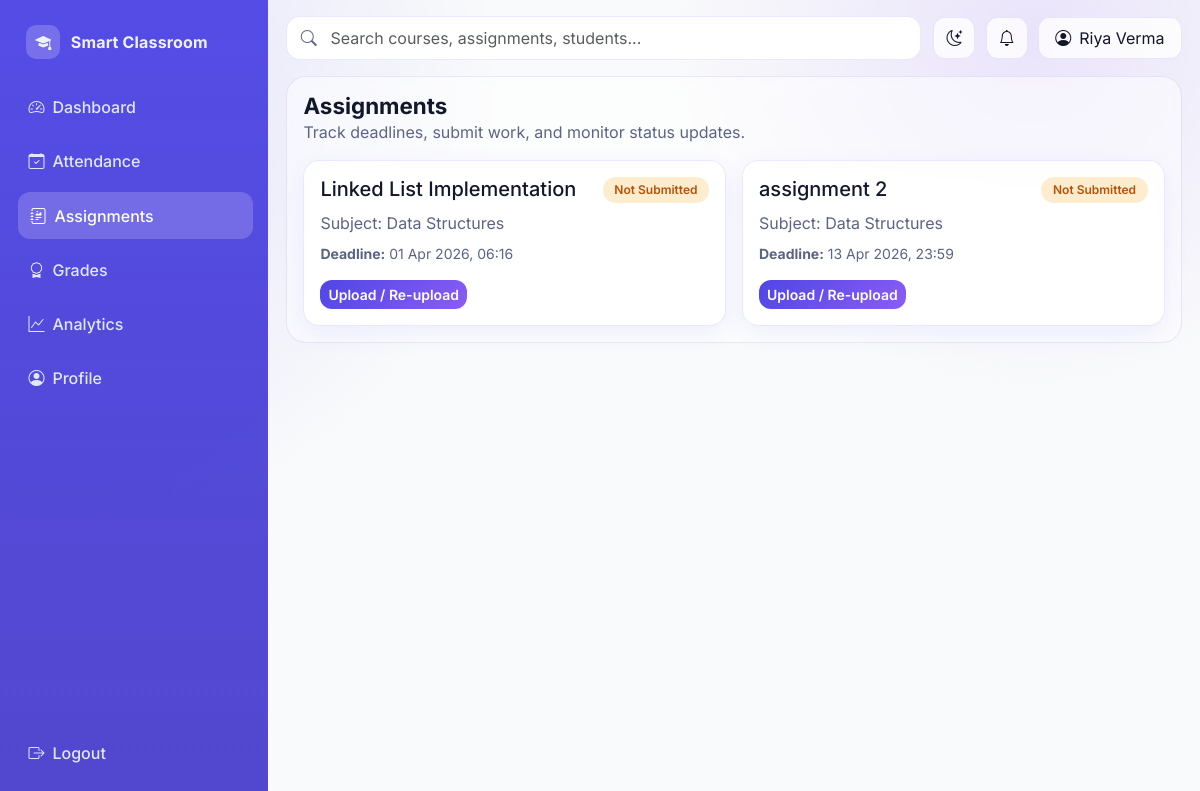
Page /student/assignments (signed in) on the committed database.
### models/__init__.py (models this page shows, shortened)
class User(UserMixin, db.Model):
    id = db.Column(db.Integer, primary_key=True)
    name = db.Column(db.String(120), nullable=False)
    email = db.Column(db.String(120), unique=True, nullable=False, index=True)
    password = db.Column(db.String(255), nullable=False)
    role = db.Column(db.String(20), nullable=False)
    student_profile = db.relationship("StudentProfile", backref="user", uselist=False)
    teacher_profile = db.relationship("TeacherProfile", backref="user", uselist=False)

class Assignment(db.Model):
    id = db.Column(db.Integer, primary_key=True)
    teacher_id = db.Column(db.Integer, db.ForeignKey("teacher_profile.user_id"), nullable=False)
    title = db.Column(db.String(200), nullable=False)
    description = db.Column(db.Text, nullable=False)
    deadline = db.Column(db.DateTime, nullable=False)
    max_marks = db.Column(db.Integer, nullable=False)
    created_at = db.Column(db.DateTime, default=lambda: datetime.now(timezone.utc), nullable=False)
    submissions = db.relationship("Submission", backref="assignment", lazy=True, cascade="all, delete")

class TeacherProfile(db.Model):
    user_id = db.Column(db.Integer, db.ForeignKey("user.id"), primary_key=True)
    subject = db.Column(db.String(100), nullable=False)
    assignments = db.relationship("Assignment", backref="teacher", lazy=True, cascade="all, delete")

### routes/student_routes.py (the view)
@student_bp.route("/assignments", methods=["GET"])
@login_required
@role_required("Student")
def assignments():
    all_assignments = Assignment.query.order_by(Assignment.deadline.asc()).all()
    now = datetime.utcnow()
    submissions = Submission.query.filter_by(student_id=current_user.id).all()
    submission_map = {item.assignment_id: item for item in submissions}
    rows = []
    for assignment in all_assignments:
        submission = submission_map.get(assignment.id)
        status = "Not Submitted"
        if submission:
            status = submission.status
        elif assignment.deadline < now:
            status = "Not Submitted"
        rows.append({"assignment": assignment, "submission": submission, "status": status})
    return render_template("student/assignments.html", rows=rows)

### app.py (called while the page is built)
def create_app():
    app = Flask(__name__)
    app.config.from_object(Config)
    os.makedirs(app.config["UPLOAD_FOLDER"], exist_ok=True)
    db.init_app(app)
    bcrypt.init_app(app)
    login_manager.init_app(app)
    csrf.init_app(app)
    register_blueprints(app)
    @app.context_processor
    def inject_globals():
        return {"app_name": "College Management System"}
    with app.app_context():
        db.create_all()
    return app

### models/__init__.py (called while the page is built)
@login_manager.user_loader
def load_user(user_id):
    return User.query.get(int(user_id))

### templates/student/assignments.html (shortened to what this page needs)
{% extends 'base.html' %} {% block title %} - Student Assignments{% endblock %}
{% block content %}
<section class="page-header">
  <div>
    <h1 class="page-title">Assignments</h1>
    <p class="text-muted-soft mb-0">
      Track deadlines, submit work, and monitor status updates.
    </p>
  </div>
</section>
<div class="row g-3">
  {% for row in rows %}
  <div class="col-lg-6">
    <article class="app-card p-3 h-100">
      <div class="d-flex justify-content-between align-items-start mb-2">
        <h5 class="mb-0">{{ row.assignment.title }}</h5>
        <span
          class="badge status-badge {{ 'pending' if row.status == 'Not Submitted' else ('late' if row.status == 'Late' else 'submitted') }}"
        >
          {{ row.status }}
        </span>
      </div>
      <p class="text-muted-soft mb-2">
        Subject: {{ row.assignment.teacher.subject }}
      </p>
      <div class="small text-muted-soft mb-3">
        <strong>Deadline:</strong> {{ row.assignment.deadline.strftime('%d %b
        %Y, %H:%M') }}
      </div>
      <div class="d-flex flex-wrap gap-2">
        <a
          href="{{ url_for('student.submit_assignment', assignment_id=row.assignment.id) }}"
          class="btn btn-primary btn-sm"
        >
          Upload / Re-upload
        </a>
      </div>
    </article>
  </div>
  {% else %}
  <div class="col-12">
    <article class="app-card p-4 text-center text-muted-soft">
      No assignments available.
    </article>
  </div>
  {% endfor %}
</div>
{% endblock %}

### templates/base.html (shortened to what this page needs)
<!doctype html>
<html lang="en">
  <head>
    <link
      href="https://cdn.jsdelivr.net/npm/bootstrap@5.3.3/dist/css/bootstrap.min.css"
      rel="stylesheet"
    />
    <link
      rel="stylesheet"
      href="https://cdn.jsdelivr.net/npm/bootstrap-icons@1.11.3/font/bootstrap-icons.min.css"
    />
    <link
      rel="stylesheet"
      href="{{ url_for('static', filename='css/styles.css') }}"
    />
  </head>
  <body>
    {% if current_user.is_authenticated %}
    <div class="app-shell">
      <aside class="sidebar d-flex flex-column" id="appSidebar">
        <a class="brand" href="{{ url_for('core.index') }}">
          <span class="brand-dot"><i class="bi bi-mortarboard-fill"></i></span>
          <span>Smart Classroom</span>
        </a>
        <div class="nav-section">
          {% if current_user.role == 'Teacher' %} {% set nav = [
          ('teacher.dashboard', 'Dashboard', 'bi-speedometer2'),
          ('teacher.attendance', 'Attendance', 'bi-calendar-check'),
          ('teacher.assignments', 'Assignments', 'bi-journal-richtext'),
          ('teacher.submissions', 'Submissions', 'bi-folder-check'),
          ('teacher.analytics', 'Analytics', 'bi-graph-up') ] %} {% else %} {%
          set nav = [ ('student.dashboard', 'Dashboard', 'bi-speedometer2'),
          ('student.attendance', 'Attendance', 'bi-calendar-check'),
          ('student.assignments', 'Assignments', 'bi-journal-richtext'),
          ('student.grades', 'Grades', 'bi-award'), ('student.analytics',
          'Analytics', 'bi-graph-up') ] %} {% endif %} {% for endpoint, label,
          icon in nav %}
          <a
            class="nav-link-item {% if request.endpoint == endpoint %}active{% endif %}"
            href="{{ url_for(endpoint) }}"
          >
            <span><i class="bi {{ icon }} me-2"></i>{{ label }}</span>
          </a>
          {% endfor %}
          <a class="nav-link-item" href="#" aria-disabled="true">
            <span><i class="bi bi-person-circle me-2"></i>Profile</span>
          </a>
        </div>
        <div class="sidebar-footer">
          <a class="nav-link-item" href="{{ url_for('auth.logout') }}">
            <span><i class="bi bi-box-arrow-right me-2"></i>Logout</span>
          </a>
        </div>
      </aside>
      <section class="workspace">
        <header class="topbar">
          <div class="search-wrap">
            <i class="bi bi-search search-icon"></i>
            <input
              class="form-control"
              type="search"
              placeholder="Search courses, assignments, students..."
              aria-label="Search"
            />
          </div>
          <div class="toolbar-actions">
            <button
              class="icon-btn"
              id="darkModeToggle"
              type="button"
              aria-label="Toggle dark mode"
            >
              <i class="bi bi-moon-stars"></i>
            </button>
            <button class="icon-btn" type="button" aria-label="Notifications">
              <i class="bi bi-bell"></i>
            </button>
            <div
              class="btn-soft px-3 d-flex align-items-center gap-2"
              role="button"
              tabindex="0"
            >
              <i class="bi bi-person-circle"></i>
              <span class="hidden-mobile">{{ current_user.name }}</span>
            </div>
          </div>
        </header>
        {% endif %}
        <main
          class="{% if current_user.is_authenticated %}content-wrap{% else %}container pb-4{% endif %}"
        >
          {% block content %}{% endblock %}
        </main>
        {% if current_user.is_authenticated %}
      </section>
    </div>
    {% endif %}
  </body>
</html>

### static/css/styles.css (style rules this page uses)
:root { --bg: #f9fafb; --surface: rgba(255, 255, 255, 0.78); --surface-solid: #ffffff; --surface-muted: #f3f5fb; --text: #12172a; --text-soft: #5b6484; --primary: #4f46e5; --primary-2: #6366f1; --accent: #8b5cf6; --success: #16a34a; --danger: #ef4444; --warning: #f59e0b; --border: rgba(99, 102, 241, 0.14); --shadow-sm: 0 8px 24px rgba(79, 70, 229, 0.08); --shadow-md: 0 18px 44px rgba(31, 41, 55, 0.12); --radius-sm: 12px; --radius-md: 16px; --radius-lg: 20px; --transition: 240ms ease-in-out; }
* { box-sizing: border-box; }
html, body { margin: 0; padding: 0; min-height: 100%; font-family: "Inter", "Poppins", "Segoe UI", sans-serif; font-size: 16px; color: var(--text); background: radial-gradient( circle at 5% 12%, rgba(99, 102, 241, 0.16), transparent 33% ), radial-gradient( circle at 86% 4%, rgba(139, 92, 246, 0.14), transparent 28% ), var(--bg); }
a { color: inherit; }
.glass-card, .card, .app-card { border: 1px solid var(--border); background: var(--surface); backdrop-filter: blur(12px); border-radius: var(--radius-md); box-shadow: var(--shadow-sm); transition: transform var(--transition), box-shadow var(--transition), border-color var(--transition); }
.app-shell { display: grid; grid-template-columns: 268px 1fr; min-height: 100vh; }
.sidebar { position: sticky; top: 0; height: 100vh; padding: 1rem; border-right: 1px solid var(--border); background: linear-gradient( 180deg, rgba(79, 70, 229, 0.96), rgba(67, 56, 202, 0.92) ); color: #eef2ff; }
.brand { display: flex; align-items: center; gap: 0.65rem; font-weight: 700; letter-spacing: 0.01em; text-decoration: none; padding: 0.55rem 0.65rem; border-radius: 10px; }
.brand-dot { width: 34px; height: 34px; display: grid; place-items: center; border-radius: 10px; background: rgba(255, 255, 255, 0.2); }
.nav-section { margin-top: 1rem; }
.nav-link-item { display: flex; align-items: center; justify-content: space-between; margin-bottom: 0.45rem; padding: 0.72rem 0.78rem; border-radius: 12px; color: #e0e7ff; font-weight: 500; text-decoration: none; transition: background var(--transition), transform var(--transition); }
.nav-link-item:hover, .nav-link-item.active { background: rgba(255, 255, 255, 0.18); color: #ffffff; transform: translateX(2px); }
.sidebar-footer { margin-top: auto; padding-top: 1rem; }
.workspace { padding: 1rem 1.15rem 1.5rem; }
.topbar { display: grid; grid-template-columns: 1fr auto; align-items: center; gap: 0.8rem; margin-bottom: 1rem; }
.search-wrap { position: relative; }
.search-wrap .form-control { background: var(--surface-solid); border: 1px solid var(--border); border-radius: 14px; min-height: 44px; padding-left: 2.7rem; }
.search-icon { position: absolute; left: 0.9rem; top: 50%; transform: translateY(-50%); color: var(--text-soft); }
.toolbar-actions { display: flex; align-items: center; gap: 0.65rem; }
.icon-btn, .btn-soft { border: 1px solid var(--border); background: var(--surface); border-radius: 12px; min-height: 42px; min-width: 42px; color: var(--text); transition: all var(--transition); }
.content-wrap { border-radius: var(--radius-lg); border: 1px solid var(--border); background: rgba(255, 255, 255, 0.52); backdrop-filter: blur(8px); padding: 1rem; }
.page-header { display: flex; align-items: center; justify-content: space-between; gap: 1rem; margin-bottom: 1rem; }
.page-title { margin: 0; font-size: 1.4rem; font-weight: 700; }
.text-muted-soft { color: var(--text-soft); }
.btn { border-radius: 12px; font-weight: 600; transition: all var(--transition); }
.btn-primary, .btn-success { border: none; background: linear-gradient(135deg, var(--primary), var(--accent)); }
.form-control, .form-select { border-radius: 12px; border: 1px solid var(--border); background: var(--surface-solid); color: var(--text); min-height: 44px; transition: border-color var(--transition), box-shadow var(--transition), transform var(--transition); }
.badge { border-radius: 999px; padding: 0.45rem 0.72rem; font-weight: 600; }
.status-badge.pending, .badge-pending { background: rgba(245, 158, 11, 0.2); color: #b45309; }
.hidden-mobile { display: inline; }

### rows in the picture
User: name "Riya Verma"
Assignment: assignment "Linked List Implementation", assignment.deadline "01 Apr 2026, 06:16"
TeacherProfile: assignment.teacher.subject "Data Structures" "Data Structures"
Assignment: assignment "assignment 2", assignment.deadline "13 Apr 2026, 23:59"

### other values in the picture
{{ label }} "Dashboard" "Attendance" "Assignments" "Grades" "Analytics"
{{ row.status }} "Not Submitted" "Not Submitted"
